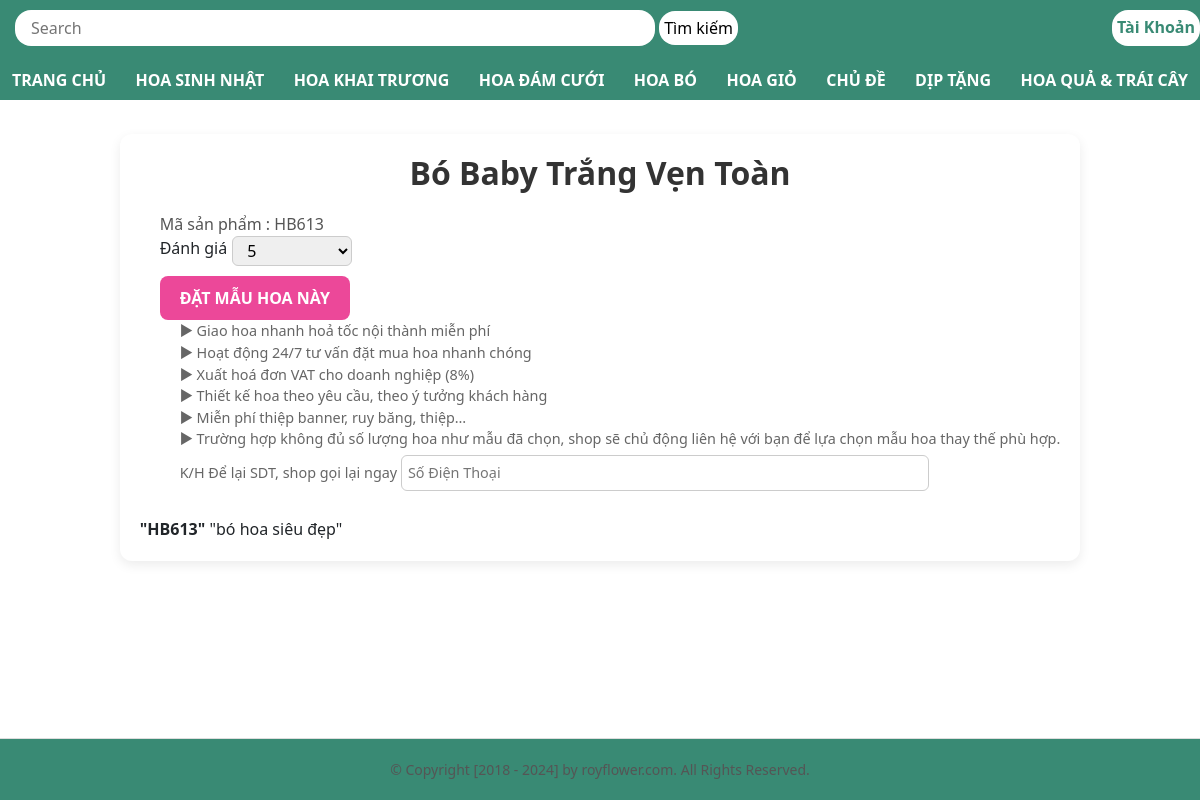
Page /detail/5/ on the committed database.
### shop/models.py (models this page shows, shortened)
class Product(models.Model):
    category_choices = [
        (1,"Bó Hoa"),(2,"Giỏ Hoa"),
        (3,"Hoa Đám Cưới"),(4,"Hoa Khai Trương"),
        (5,"Hoa Sinh Nhật"),(6,"Hoa Tình Yêu"),
        (7,"Hoa Baby"),(8,"Cúc Mẫu Đơn"),
        (9,"Chậu Lan Hồ Điệp"),(10,"Hoa Tốt Ngiệp"),
        (11,"Giỏ Trái Cây"),(12,"Mâu Hoa Mới"),
    ]
    name = models.CharField(max_length=50,default="abc",blank=True)
    category = models.IntegerField(choices=category_choices, default=1)
    product_code = models.CharField(max_length=255)
    price = models.DecimalField(max_digits=10 , decimal_places=3)
    image = models.ImageField(null=True , blank=True)
    description = models.TextField(null=True , max_length=255)

### shop/views.py (the view)
# urls.py: path("detail/<int:product_id>/",views.detail_view,name='detail'),
def detail_view(request,product_id):
    product = get_object_or_404(Product,id = product_id)
    return render(request,"shop/detail.html",{'product': product})

### shop/templates/shop/detail.html (shortened to what this page needs)
{% extends "shop/base.html" %}
{% block header %}
    {{ block.super }}
{% endblock header %}
{% block container %}
<form method="POST" action="{% url 'add_to_cart' product.id %}" class="max-w-6xl mx-auto p-4 md:p-8">
    <div class="grid grid-cols-1">
        <div class="row">
            <div class="padding">
                <div class="detail">
                   <h1 class="detail-header">
                    {{product.name}}
                   </h1>
                    <div class="detail_content">
                    <div class="deatil_description">
                        <div class="detail_code">Mã sản phẩm : {{product.product_code}}</div>
                        <div class="detail_rate">
                        <p>Đánh giá</p>
                        <select name="" id="vote_result">
                            <option value="5" selected="selected">5</option>
                        </select>
                        </div>
                        <button type = "submit" class="btn-detail-submit">
                            ĐẶT MẪU HOA NÀY
                        </button>
                        <ul class="detail_waring">
                            <li class="detail-waring_list">► Giao hoa nhanh hoả tốc nội thành miễn phí</li>
                            <li class="detail-waring_list">► Hoạt động 24/7 tư vấn đặt mua hoa nhanh chóng</li>
                            <li class="detail-waring_list">► Xuất hoá đơn VAT cho doanh nghiệp (8%)</li>
                            <li class="detail-waring_list">► Thiết kế hoa theo yêu cầu, theo ý tưởng khách hàng</li>
                            <li class="detail-waring_list">► Miễn phí thiệp banner, ruy băng, thiệp…</li>
                            <li class="detail-waring_list">► Trường hợp không đủ số lượng hoa như mẫu đã chọn, shop sẽ chủ động liên hệ với bạn để lựa chọn mẫu hoa thay thế phù hợp.</li>
                            <li class="detail-waring_list">K/H Để lại SDT, shop gọi lại ngay
                                <input class="" type="text" placeholder="Số Điện Thoại">
                            </li>
                        </ul>
                    </div>
                    </div>
                    <div class="detail_mota">
                        <span class="detail_mota_code">"{{product.product_code}}"</span>
                        <span class="detail_mota_description">"{{product.description}}"</span>
                    </div>
                </div>
            </div>
        </div>
    </div>
</form>
{% endblock container %}

### shop/static/css/style.css (style rules this page uses)
.padding { display: flex; padding-top: 110px; gap: 20px; }

### shop/static/css/main.css (style rules this page uses)
* { padding: 0; margin: 0; box-sizing: border-box; }
:root { --primary-color-header : #398a74 ; --primary-color-white : #ffffff ; --primary-color-hover : #42a1ff ; --primary-font-16 : 16px ; }
.grid { max-width: 1200px; margin: 0 auto; height: 100% ; }

### shop/static/css/detail.css (style rules this page uses)
.detail { height: 100%; padding: 20px; background-color: #fff; border-radius: 12px; box-shadow: 0 4px 12px rgba(0, 0, 0, 0.08); }
.detail-header { text-align: center; font-size: 2rem; font-weight: 600; color: #333; margin-bottom: 20px; }
.detail_content { display: flex; flex-direction: column; gap: 20px; }
@media (min-width: 768px) { .detail_content { flex-direction: row; } }
.detail_code { font-size: 1rem; color: #555; }
.detail_rate { display: flex; }
.detail_rate select { padding: 5px 10px; border-radius: 6px; border: 1px solid #ccc; margin-left: 5px; }
.btn-detail-submit { background-color: #ec4899; color: white; padding: 10px 20px; font-weight: bold; border-radius: 8px; border: none; cursor: pointer; transition: background-color 0.3s ease; }
#vote_result { width: 120px; margin-bottom: 4px; height: 30px; padding: 0 0 0 10px; }
.detail_waring { list-style-type: disc; list-style: none; padding-left: 20px; font-size: 0.9rem; color: #666; }
.detail-waring_list input { margin-top: 5px; padding: 6px; border-radius: 6px; border: 1px solid #ccc; width: 60%; }
.detail_mota { margin-top: 10px; }
form.max-w-6xl.mx-auto.p-4.md\:p-8 { flex: 1; }

### shop/static/css/search.css (style rules this page uses)
.detail_waring { list-style: none; }
.detail_mota_code { font-weight: 700; }

### rows in the picture
Product: name "Bó Baby Trắng Vẹn Toàn", product_code "HB613", description "bó hoa siêu đẹp"
